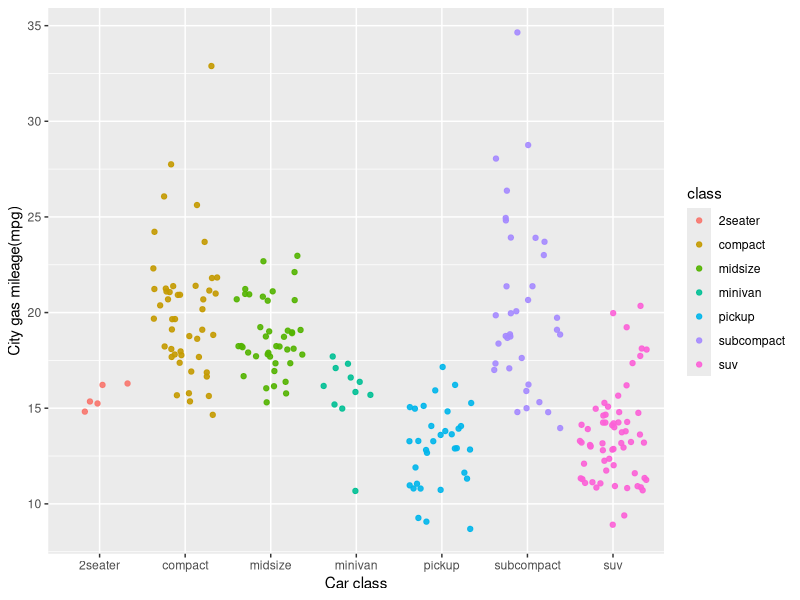

Generate this figure with R:
## ---- chunk 1
knitr::opts_chunk$set(echo = TRUE)
library(tidyverse)
## ---- chunk 2
ggplot(data = mpg, aes(x = class, y = cty)) +
	geom_jitter(aes(color = class), alpha = 0.9) +
  labs(x = "Car class", y = "City gas mileage(mpg)")
